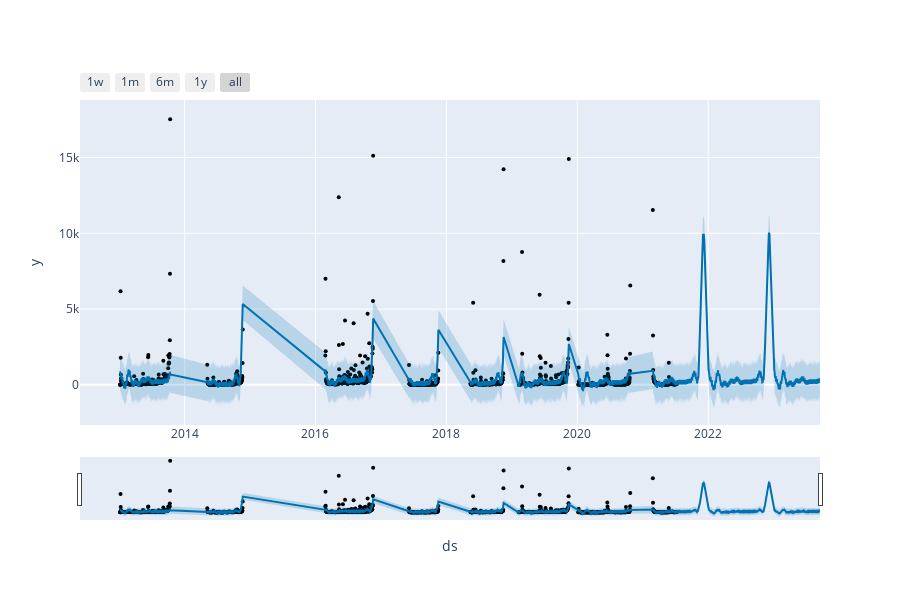

The notebook cell saved with this chart:
### Code cell
plot_plotly(m ,forecast)

### Figure 1 — Plotly figure (JSON) as saved in the notebook; plotly's stock layout.template omitted (floating-point values rounded to 4 significant figures; data arrays with more than 128 entries replaced by an {"elided": "..."} marker saying what was removed)
{"data": [{"marker": {"color": "black", "size": 4}, "mode": "markers", "name": "Actual", "type": "scatter", "x": {"elided": "1788 str values"}, "y": {"elided": "1788 int values"}}, {"hoverinfo": "skip", "line": {"width": 0}, "mode": "lines", "type": "scatter", "x": {"elided": "2588 str values"}, "y": {"elided": "2588 float values"}}, {"fill": "tonexty", "fillcolor": "rgba(0, 114, 178, 0.2)", "line": {"color": "#0072B2", "width": 2}, "mode": "lines", "name": "Predicted", "type": "scatter", "x": {"elided": "2588 str values"}, "y": {"elided": "2588 float values"}}, {"fill": "tonexty", "fillcolor": "rgba(0, 114, 178, 0.2)", "hoverinfo": "skip", "line": {"width": 0}, "mode": "lines", "type": "scatter", "x": {"elided": "2588 str values"}, "y": {"elided": "2588 float values"}}], "layout": {"height": 600, "showlegend": false, "width": 900, "xaxis": {"rangeselector": {"buttons": [{"count": 7, "label": "1w", "step": "day", "stepmode": "backward"}, {"count": 1, "label": "1m", "step": "month", "stepmode": "backward"}, {"count": 6, "label": "6m", "step": "month", "stepmode": "backward"}, {"count": 1, "label": "1y", "step": "year", "stepmode": "backward"}, {"step": "all"}]}, "rangeslider": {"visible": true}, "title": {"text": "ds"}, "type": "date"}, "yaxis": {"title": {"text": "y"}}}}
